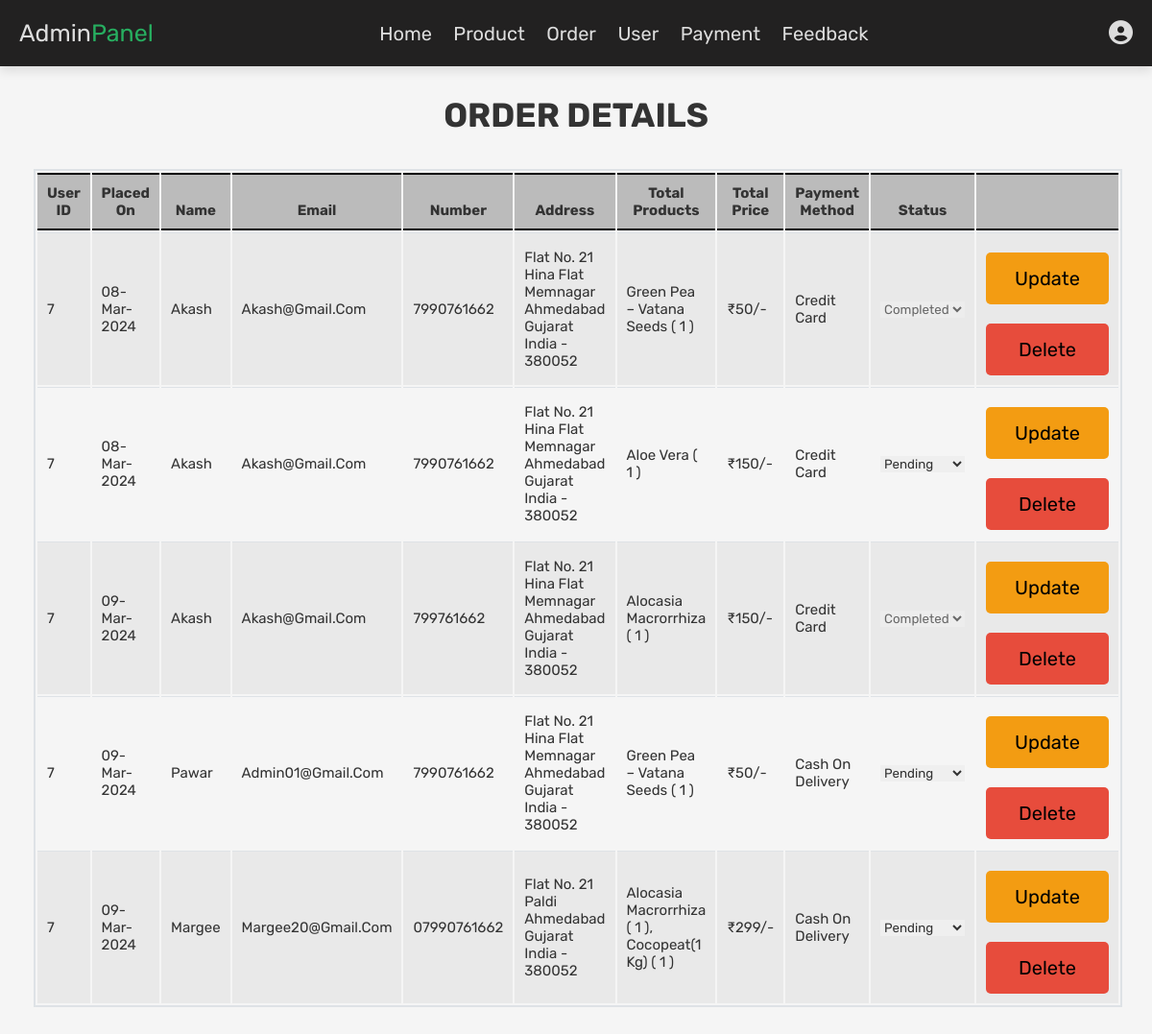
The app's page /Evergreen/Design/admin_order.php (signed in) with its own data.
### tables this page shows
CREATE TABLE `orders` (
  `id` int(100) NOT NULL,
  `user_id` int(100) NOT NULL,
  `name` varchar(100) NOT NULL,
  `number` varchar(12) NOT NULL,
  `email` varchar(100) NOT NULL,
  `method` varchar(50) NOT NULL,
  `address` varchar(500) NOT NULL,
  `total_products` varchar(1000) NOT NULL,
  `total_price` int(100) NOT NULL,
  `placed_on` varchar(50) NOT NULL,
  `payment_status` varchar(20) NOT NULL DEFAULT 'pending'
);

### Evergreen/Design/admin_order.php (the view, shortened to what this page needs)
<?php
@include 'config.php';
?>
<!DOCTYPE html>
<html lang="en">
<head>
    <link rel="stylesheet" href="https://cdnjs.cloudflare.com/ajax/libs/font-awesome/6.5.1/css/all.min.css">
    <link rel="stylesheet" href="admin_style.css">
</head>
<body>
    <?php include 'admin_header.php'; ?>
    <section class="placed-orders">
        <h1 class="title">order details</h1>
        <div class="card-body">
            <table class="table table-bordered table-striped">
                <thead>
                    <th>User ID</th>
                    <th>Placed On</th>
                    <th>Name</th>
                    <th>Email</th>
                    <th>Number</th>
                    <th>Address</th>
                    <th>Total Products</th>
                    <th>Total Price</th>
                    <th>Payment Method</th>
                    <th>status</th>
                    <th></th>
                </thead>
                <tbody>
                    <?php
                    $select_orders = $conn->prepare("SELECT * FROM `orders`");
                    $select_orders->execute();
                    if ($select_orders->rowCount() > 0) {
                        while ($fetch_orders = $select_orders->fetch(PDO::FETCH_ASSOC)) {
                    ?>
                            <tr>
                                <td><?= $fetch_orders['user_id']; ?></td>
                                <td><?= $fetch_orders['placed_on']; ?></td>
                                <td><?= $fetch_orders['name']; ?></td>
                                <td><?= $fetch_orders['email']; ?></td>
                                <td><?= $fetch_orders['number']; ?></td>
                                <td><?= $fetch_orders['address']; ?></td>
                                <td><?= $fetch_orders['total_products']; ?></td>
                                <td>₹<?= $fetch_orders['total_price']; ?>/-</td>
                                <td><?= $fetch_orders['method']; ?></td>
                                <td>
                                    <form action="" method="post">
                                        <select name="update_payment" class="drop-down" <?= $fetch_orders['payment_status'] == 'completed' ? 'disabled' : '' ?>>
                                            <option value="" selected disabled><?= $fetch_orders['payment_status']; ?></option>
                                        </select>
                                </td>
                                <td>
                                    <div class="flex-btn">
                                        <input type="submit" name="update_order" class="option-btn" value="Update" <?= $fetch_orders['payment_status'] == 'completed' ? 'disabled' : '' ?>>
                                        <a href="admin_order.php?delete=<?= $fetch_orders['id']; ?>" class="delete-btn" onclick="return confirm('Delete this order?');">Delete</a>
                                    </div>
                                </td>
                            </tr>
                    <?php
                        }
                    } else {
                        echo '<tr><td colspan="10" class="empty">No orders placed</td></tr>';
                    }
                    ?>
                </tbody>
            </table>
        </div>
    </section>
</body>
</html>

### Evergreen/Design/admin_style.css (style rules this page uses)
* { margin: 0; padding: 0; box-sizing: border-box; }
body { font-family: Arial, sans-serif; background-color: #f5f5f5; }
.card-body { padding: 1.5rem 1.5rem 0; }
.table { width: 100%; margin-bottom: 1rem; color: #000; }
.table-bordered { border: 2px solid #dee2e6; }
.table-striped tbody tr:nth-of-type(odd) { background-color: rgba(0, 0, 0, 0.05); }
.table th, .table td { padding: 1rem; font-size: 1.5rem; border-top: 1.5px solid #dee2e6; }
.table thead th { vertical-align: bottom; background-color: #bbbbbb; border-top: 2px solid #000; border-bottom: 2px solid #000; }
.table .option-btn, .table .delete-btn { display: inline-block; }
.delete-btn { width: 100%; margin-top: 1rem; border-radius: .5rem; font-size: 2rem; padding: 1.5rem 3rem; color: #000; text-decoration: none; transition: color 0.3s ease; }

### Evergreen/Design/component.css (style rules this page uses)
:root { --green: #27ae60; --orange: #f39c12; --red: #e74c3c; --black: #333; --light-bg: #f6f6f6; --border: .2rem solid var(--black); --box-shadow: 0 .5rem 1rem rgba(0,0,0,.1); }
* { font-family: 'Rubik', sans-serif; margin: 0; padding: 0; box-sizing: border-box; text-transform: capitalize; outline: none; border: none; text-decoration: none; color: var(--black); }
html { font-size: 62.5%; scroll-behavior: smooth; scroll-padding-top: 6.5rem; }
section { padding: 3rem 2rem; max-width: 1200px; margin: 0 auto; }
.btn, .delete-btn, .option-btn { display: block; width: 100%; margin-top: 1rem; border-radius: .5rem; color: #000; font-size: 2rem; padding: 1.5rem 3rem; text-transform: capitalize; cursor: pointer; text-align: center; }
.delete-btn { background-color: var(--red); }
.option-btn { background-color: var(--orange); }
.flex-btn { display: flex; flex-wrap: wrap; gap: 1rem; }
.flex-btn > * { flex: 1; }
.title { text-align: center; margin-bottom: 2rem; text-transform: uppercase; color: #333; font-size: 3.5rem; }

### records on screen
orders: user "7", placed_on "08-Mar-2024", name "Akash", email "Akash@gmail.com", number "7990761662", address "Flat No. 21 Hina Flat Memnagar Ahmedabad Gujarat India - 380052", total_products "Green Pea – Vatana Seeds ( 1 )", total_price "50", method "Credit Card", update_payment "completed", update_order "Update"
orders: user "7", placed_on "08-Mar-2024", name "Akash", email "Akash@gmail.com", number "7990761662", address "Flat No. 21 Hina Flat Memnagar Ahmedabad Gujarat India - 380052", total_products "Aloe Vera ( 1 )", total_price "150", method "Credit Card", update_payment "pending", update_order "Update"
orders: user "7", placed_on "09-Mar-2024", name "Akash", email "Akash@gmail.com", number "799761662", address "Flat No. 21 Hina Flat Memnagar Ahmedabad Gujarat India - 380052", total_products "Alocasia Macrorrhiza ( 1 )", total_price "150", method "Credit Card", update_payment "completed", update_order "Update"
orders: user "7", placed_on "09-Mar-2024", name "Pawar", email "Admin01@gmail.com", number "7990761662", address "Flat No. 21 Hina Flat Memnagar Ahmedabad Gujarat India - 380052", total_products "Green Pea – Vatana Seeds ( 1 )", total_price "50", method "Cash On Delivery", update_payment "pending", update_order "Update"
orders: user "7", placed_on "09-Mar-2024", name "Margee", email "Margee20@gmail.com", number "07990761662", address "Flat No. 21 Paldi Ahmedabad Gujarat India - 380052", total_products "Alocasia Macrorrhiza ( 1 ), Cocopeat(1 Kg) ( 1 )", total_price "299", method "Cash On Delivery", update_payment "pending", update_order "Update"
